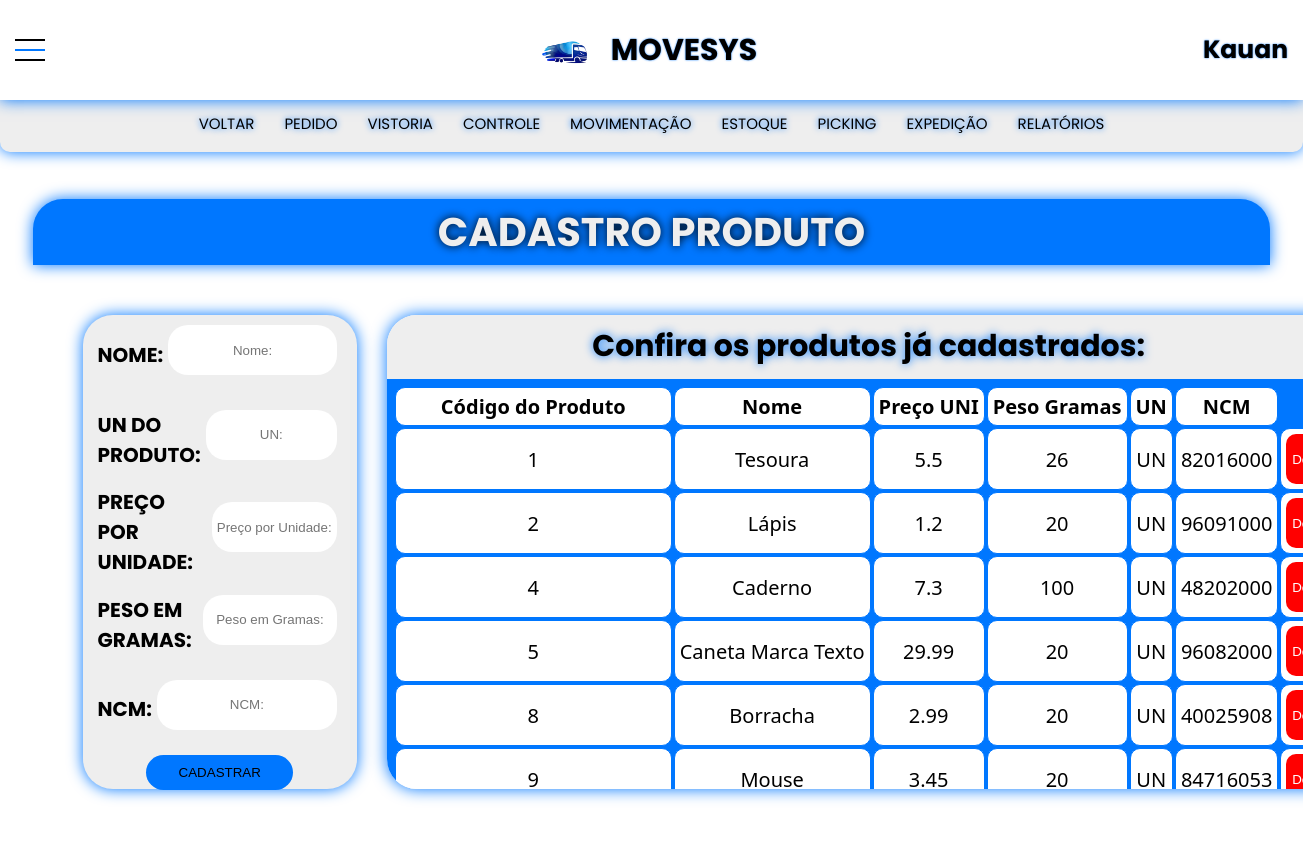
Before: /Paginas/cadastrarprodutos.php (signed in) with the older database file.
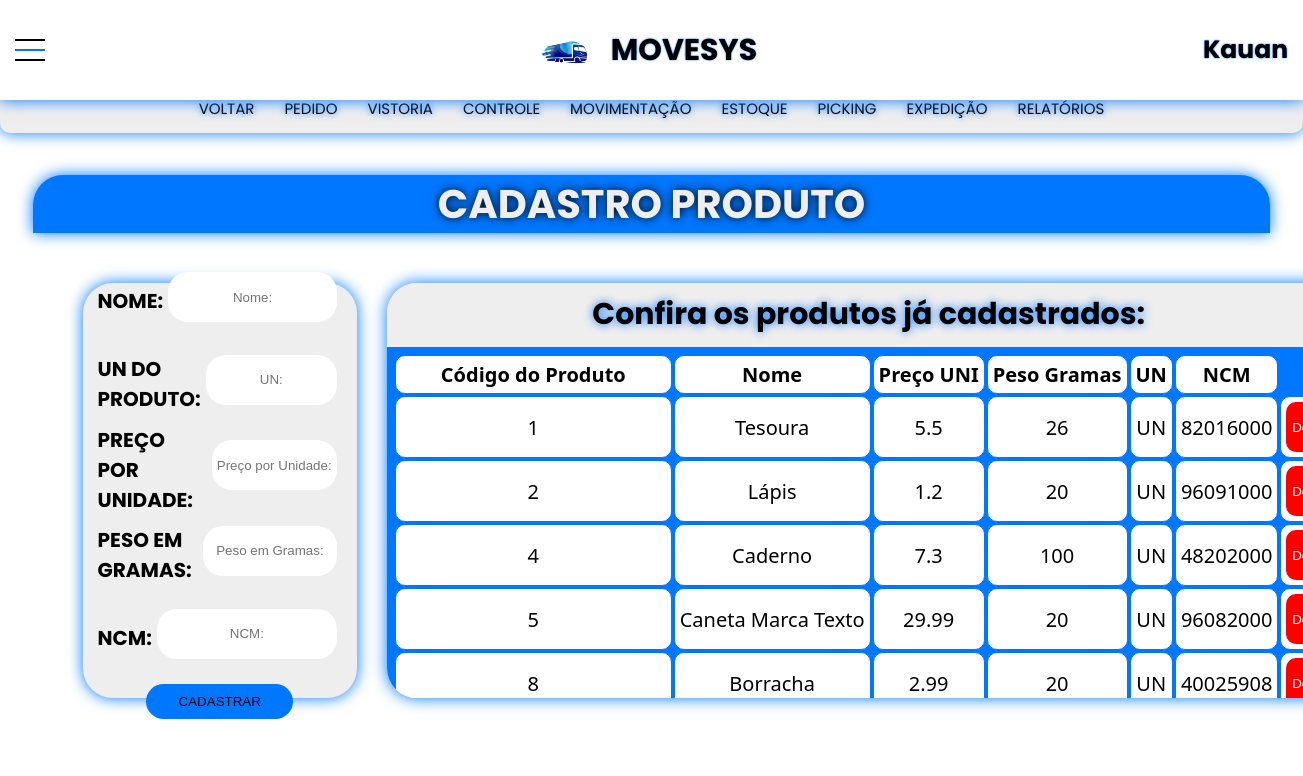
After: the same page with the newer database file.
### tables this page shows
CREATE TABLE `produtos` (
  `cod_produto` int(11) NOT NULL,
  `PrecoUNI` double NOT NULL,
  `Nome` varchar(255) NOT NULL,
  `PesoGramas` double DEFAULT NULL,
  `NCM` varchar(8) DEFAULT NULL,
  `UN` varchar(5) NOT NULL
);

### Paginas/cadastrarprodutos.php (the view, shortened to what this page needs)
<!DOCTYPE html>
<html lang="pt-br">
<head>
    <link rel="stylesheet" href="../css/menuhorizontal.css"/>
    <link rel="stylesheet" href="../css/cadastroproduto.css"/>
</head>
<body>
<?php
if (empty($_SESSION['nome'])){
    header('Location: sair.php');
    exit();
} else {
    echo ' <header>
    <div class="container">
        <div class="main-horizontal">
            <ul class="ul-main">
                <li class="li-main">
                    <div class="teste">
                        <label for="main-button">
                            <div class="div-button-main">
                                <span class="button-main"></span>
                            </div>
                    </label>
                        <div class="juntos">
                            <img src="../css/cssimg/logo.png" style="max-width: 85px; max-height: 85px; margin-left: 20px; margin-top: 15px;">
                            <h1>MOVESYS</h1>
                        </div>
                        <h2>'.$_SESSION['nome'].'</h2>
                    </div>
                </li>
            </ul>
        </div>
    </div>
</header>
    <main>
        <div class="container-prin">
            <div class="submenu">
                <li class="lisubmenu">
                    <a href="projetoprofessor.php" class="functions-menu">VOLTAR</a>
                    <a href="criarpedido.php" class="functions-menu">PEDIDO</a>
                    <a href="carga.php" class="functions-menu">VISTORIA</a>
                    <a href="recebimentodoca.php" class="functions-menu">CONTROLE</a>
                    <a href="movimentacao.php" class="functions-menu">MOVIMENTAÇÃO</a>
                    <a href="#" class="functions-menu">ESTOQUE</a>
                    <a href="#" class="functions-menu">PICKING</a>
                    <a href="#" class="functions-menu">EXPEDIÇÃO</a>
                    <a href="#" class="functions-menu">RELATÓRIOS</a>
                </li>
            </div>
            <div class="criar-pedidoproduto-container">
                <div class="titulo-pedido">
                    <h3>CADASTRO PRODUTO</h3>
                </div>
                <div class="container-cadastro-produto">
                    <div class="registerbox">
                        <form action="function/criarproduto.php" method="POST" class="formcadastro-produto">
                            <div class="detalhes-produtos">
                                <h5>NOME:</h5>
                                <input type="text" name="nome" placeholder="Nome:" class="button-cadastro-produtos">
                            </div>
                            <div class="detalhes-produtos">
                                <h5>UN DO PRODUTO:</h5>
                                <input type="text" name="UN" placeholder="UN:" class="button-cadastro-produtos">
                            </div>
                            <div class="detalhes-produtos">
                                <h5>PREÇO POR UNIDADE:</h5>
                                <input type="text" name="preco" placeholder="Preço por Unidade:" class="button-cadastro-produtos">
                            </div>
                            <div class="detalhes-produtos">
                                <h5>PESO EM GRAMAS:</h5>
                                <input type="text" name="peso" placeholder="Peso em Gramas:" class="button-cadastro-produtos">
                            </div>
                            <div class="detalhes-produtos">
                                <h5>NCM:</h5>
                                <input type="text" name="NCM"  placeholder="NCM:" class="button-cadastro-produtos">
                            </div>
                            <input type="submit" name="Enviar" class="button-cadastro-enviar" value="CADASTRAR" style="height: 70px;">
                        </form>
                    </div>';
                    $hostname = "127.0.0.1";
                    $user = "root";
                    $password = "";
                    $database = "logistica";
                    $conexao = new mysqli($hostname,$user,$password,$database);
                    if ($conexao -> connect_errno) {
                        echo "Failed to connect to MySQL: " . $conexao -> connect_error;
                        exit();
                    } else{
                        $sql="SELECT `cod_produto`, `PrecoUNI`, `Nome`, `PesoGramas`, `NCM`, `UN` FROM `produtos`";
                    }
                    $result= $conexao->query($sql);
                    if($result->num_rows > 0){
                        echo "
                            <div class= \"main\">
                                <div class=\"tablebox\">
                                    <h4>Confira os produtos já cadastrados:</h4>
                                    <table class=\"tabela\">
                                        <tr>
                                            <th>Código do Produto</th>
                                            <th>Nome</th>
                                            <th>Preço UNI</th>
                                            <th>Peso Gramas</th>
                                            <th>UN</th>
                                            <th>NCM</th>
                                        </tr>";
                                        while($row = $result-> fetch_array()){
                                            echo "
                                                <tr>
                                                    <td>".$row['cod_produto']."</td>
                                                    <td>".$row['Nome']."</td>
                                                    <td>".$row['PrecoUNI']."</td>
                                                    <td>".$row['PesoGramas']."</td>
                                                    <td>".$row['UN']."</td>
                                                    <td>".$row['NCM']."</td>
                                                    <td>
                                                        <form action=\"function/deleteproduto.php\" method=\"POST\" class=\"deletebox\">
                                                            <input type=\"hidden\" name=\"cod_produto\" value=\"" . $row['cod_produto'] . "\">
                                                            <input type=\"submit\" name=\"Excluir\" value=\"Delete\" class=\"deleteInput\">
                                                        </form>
                                                    </td>
                                                </tr>";
                                        }
                                        echo "</table>
                                    </div>
                            </div>";
                    } else{
                        echo "ERRO";
                    }
                    echo '</div>
                </div>
            </div>
        </div>
    </main>'; } ?>
</body>
</html>

### css/menuhorizontal.css (style rules this page uses)
h2 { margin-right: 15px; font-family: 'Poppins', sans-serif; font-size: 25px; text-shadow: 0 0 2px rgb(0, 119, 255); cursor: default; }
.container { width: 100%; height: 100vh; display: flex; flex-direction: column; flex-wrap: wrap; align-items: center; }
.main-horizontal { z-index: 1; width: 100%; height: auto; background-color: rgb(255, 255, 255); box-shadow: 0 0 15px rgb(0, 119, 255); border-radius: 0 0 10px 10px; display: flex; flex-direction: row; flex-wrap: wrap; justify-content: space-evenly; }
.ul-main { display: flex; flex-direction: row; }
.li-main { display: flex; flex-direction: row; align-items: center; }
.teste { width: 100vw; height: 100%; display: flex; flex-direction: row; justify-content: space-between; align-items: center; }
.juntos { display: flex; flex-direction: row; justify-content: center; align-items: center; }
.div-button-main { cursor: pointer; background: #fff; border-radius: 50%; width: 60px; height: 60px; }
.button-main { position: relative; display: block; background: rgb(0, 119, 255); width: 30px; height: 2px; top: 29px; left: 15px; transition: 0.5s ease-in-out; }
.button-main:before, .button-main:after { background: #000; content: ''; display: block; width: 100%; height: 100%; position: absolute; transition: 0.5s ease-in-out; }
.button-main:before { top: -10px; }
.button-main:after { bottom: -10px; }
input { display: none; }
.container-prin { margin-top: -90vh; width: 100%; height: auto; display: flex; flex-direction: row; flex-wrap: wrap; justify-content: center; align-items: center; }
.submenu { width: 100%; height: 5vh; background-color: #eeeeee; display: flex; flex-direction: row; justify-content: space-around; align-items: center; flex-wrap: nowrap; border-radius: 0 0 10px 10px; box-shadow: 0 0 15px rgb(0, 119, 255); }
.lisubmenu { display: flex; flex-direction: row; align-items: center; justify-content: space-around; }
.functions-menu { cursor: pointer; font-family: 'Poppins', sans-serif; font-size: 15px; margin: 15px; color: black; text-decoration: none; outline: none; text-shadow: 0 0 6px rgb(0, 119, 255); -moz-transition: all 0.3s; -webkit-transition: all 0.3s; transition: all 0.3s; }
@media only screen and (min-width: 899px) and (max-width: 1441px) { h1 { font-size: 30px; cursor: default; text-wrap: nowrap; } }

Changed rows visible on the page:
removed produtos: cod_produto "9", Nome "Mouse", PrecoUNI "3.45", PesoGramas "20", UN "UN", NCM "84716053"
